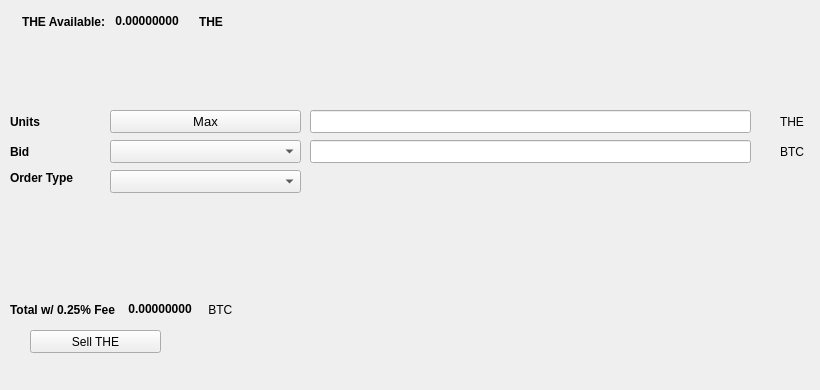
   <widget class="QWidget" name="SellTab">
    <attribute name="title">
     <string>Sell</string>
    </attribute>
    <widget class="QLabel" name="label_16">
     <property name="geometry">
      <rect>
       <x>780</x>
       <y>140</y>
       <width>31</width>
       <height>23</height>
      </rect>
     </property>
     <property name="text">
      <string>BTC</string>
     </property>
    </widget>
    <widget class="QComboBox" name="SellBidcomboBox">
     <property name="geometry">
      <rect>
       <x>110</x>
       <y>140</y>
       <width>191</width>
       <height>23</height>
      </rect>
     </property>
     <property name="font">
      <font>
       <pointsize>10</pointsize>
      </font>
     </property>
    </widget>
    <widget class="QLabel" name="label_18">
     <property name="geometry">
      <rect>
       <x>10</x>
       <y>110</y>
       <width>46</width>
       <height>23</height>
      </rect>
     </property>
     <property name="font">
      <font>
       <weight>75</weight>
       <bold>true</bold>
      </font>
     </property>
     <property name="text">
      <string>Units</string>
     </property>
    </widget>
    <widget class="QPushButton" name="Sell_Max_Amount">
     <property name="geometry">
      <rect>
       <x>110</x>
       <y>110</y>
       <width>191</width>
       <height>23</height>
      </rect>
     </property>
     <property name="font">
      <font>
       <pointsize>10</pointsize>
      </font>
     </property>
     <property name="text">
      <string>Max</string>
     </property>
    </widget>
    <widget class="QLabel" name="label_20">
     <property name="geometry">
      <rect>
       <x>10</x>
       <y>170</y>
       <width>91</width>
       <height>16</height>
      </rect>
     </property>
     <property name="font">
      <font>
       <weight>75</weight>
       <bold>true</bold>
      </font>
     </property>
     <property name="text">
      <string>Order Type</string>
     </property>
    </widget>
    <widget class="QComboBox" name="SellOrdertypeCombo">
     <property name="geometry">
      <rect>
       <x>110</x>
       <y>170</y>
       <width>191</width>
       <height>23</height>
      </rect>
     </property>
     <property name="font">
      <font>
       <pointsize>10</pointsize>
      </font>
     </property>
    </widget>
    <widget class="QLabel" name="label_21">
     <property name="geometry">
      <rect>
       <x>10</x>
       <y>140</y>
       <width>46</width>
       <height>23</height>
      </rect>
     </property>
     <property name="font">
      <font>
       <weight>75</weight>
       <bold>true</bold>
      </font>
     </property>
     <property name="text">
      <string>Bid</string>
     </property>
    </widget>
    <widget class="QLabel" name="label_22">
     <property name="geometry">
      <rect>
       <x>780</x>
       <y>110</y>
       <width>31</width>
       <height>23</height>
      </rect>
     </property>
     <property name="text">
      <string>THE</string>
     </property>
    </widget>
    <widget class="QLineEdit" name="UnitsInputTHE">
     <property name="geometry">
      <rect>
       <x>310</x>
       <y>110</y>
       <width>441</width>
       <height>23</height>
      </rect>
     </property>
     <property name="font">
      <font>
       <pointsize>9</pointsize>
       <weight>75</weight>
       <bold>true</bold>
      </font>
     </property>
    </widget>
    <widget class="QLineEdit" name="SellBidPriceEdit">
     <property name="geometry">
      <rect>
       <x>310</x>
       <y>140</y>
       <width>441</width>
       <height>23</height>
      </rect>
     </property>
     <property name="font">
      <font>
       <pointsize>9</pointsize>
       <weight>75</weight>
       <bold>true</bold>
      </font>
     </property>
    </widget>
    <widget class="QPushButton" name="SellTHEBTN">
     <property name="geometry">
      <rect>
       <x>30</x>
       <y>330</y>
       <width>131</width>
       <height>23</height>
      </rect>
     </property>
     <property name="text">
      <string>Sell THE</string>
     </property>
     <property name="icon">
      <iconset resource="../thenode">
       <normaloff>:/icons/bitcoin</normaloff>:/icons/bitcoin</iconset>
     </property>
    </widget>
    <widget class="QWidget" name="layoutWidget3">
     <property name="geometry">
      <rect>
       <x>22</x>
       <y>12</y>
       <width>258</width>
       <height>19</height>
      </rect>
     </property>
     <layout class="QHBoxLayout" name="horizontalLayout">
      <item>
       <widget class="QLabel" name="label232_2">
        <property name="font">
         <font>
          <weight>75</weight>
          <bold>true</bold>
         </font>
        </property>
        <property name="text">
         <string>THE Available:</string>
        </property>
       </widget>
      </item>
      <item>
       <widget class="QLabel" name="THEAvailableLabel">
        <property name="palette">
         <palette>
          <active>
           <colorrole role="WindowText">
            <brush brushstyle="SolidPattern">
             <color alpha="255">
              <red>0</red>
              <green>0</green>
              <blue>0</blue>
             </color>
            </brush>
           </colorrole>
           <colorrole role="Button">
            <brush brushstyle="SolidPattern">
             <color alpha="255">
              <red>0</red>
              <green>170</green>
              <blue>0</blue>
             </color>
            </brush>
           </colorrole>
           <colorrole role="Light">
            <brush brushstyle="SolidPattern">
             <color alpha="255">
              <red>0</red>
              <green>255</green>
              <blue>0</blue>
             </color>
            </brush>
           </colorrole>
           <colorrole role="Midlight">
            <brush brushstyle="SolidPattern">
             <color alpha="255">
              <red>0</red>
              <green>212</green>
              <blue>0</blue>
             </color>
            </brush>
           </colorrole>
           <colorrole role="Dark">
            <brush brushstyle="SolidPattern">
             <color alpha="255">
              <red>0</red>
              <green>85</green>
              <blue>0</blue>
             </color>
            </brush>
           </colorrole>
           <colorrole role="Mid">
            <brush brushstyle="SolidPattern">
             <color alpha="255">
              <red>0</red>
              <green>113</green>
              <blue>0</blue>
             </color>
            </brush>
           </colorrole>
           <colorrole role="Text">
            <brush brushstyle="SolidPattern">
             <color alpha="255">
              <red>0</red>
              <green>170</green>
              <blue>0</blue>
             </color>
            </brush>
           </colorrole>
           <colorrole role="BrightText">
            <brush brushstyle="SolidPattern">
             <color alpha="255">
              <red>255</red>
              <green>255</green>
              <blue>255</blue>
             </color>
            </brush>
           </colorrole>
           <colorrole role="ButtonText">
            <brush brushstyle="SolidPattern">
             <color alpha="255">
              <red>0</red>
              <green>0</green>
              <blue>0</blue>
             </color>
            </brush>
           </colorrole>
           <colorrole role="Base">
            <brush brushstyle="SolidPattern">
             <color alpha="255">
              <red>255</red>
              <green>255</green>
              <blue>255</blue>
             </color>
            </brush>
           </colorrole>
           <colorrole role="Window">
            <brush brushstyle="SolidPattern">
             <color alpha="255">
              <red>0</red>
              <green>170</green>
              <blue>0</blue>
             </color>
            </brush>
           </colorrole>
           <colorrole role="Shadow">
            <brush brushstyle="SolidPattern">
             <color alpha="255">
              <red>0</red>
              <green>0</green>
              <blue>0</blue>
             </color>
            </brush>
           </colorrole>
           <colorrole role="AlternateBase">
            <brush brushstyle="SolidPattern">
             <color alpha="255">
              <red>127</red>
              <green>212</green>
              <blue>127</blue>
             </color>
            </brush>
           </colorrole>
           <colorrole role="ToolTipBase">
            <brush brushstyle="SolidPattern">
             <color alpha="255">
              <red>255</red>
              <green>255</green>
              <blue>220</blue>
             </color>
            </brush>
           </colorrole>
           <colorrole role="ToolTipText">
            <brush brushstyle="SolidPattern">
             <color alpha="255">
              <red>0</red>
              <green>0</green>
              <blue>0</blue>
             </color>
            </brush>
           </colorrole>
          </active>
          <inactive>
           <colorrole role="WindowText">
            <brush brushstyle="SolidPattern">
             <color alpha="255">
              <red>0</red>
              <green>0</green>
              <blue>0</blue>
             </color>
            </brush>
           </colorrole>
           <colorrole role="Button">
            <brush brushstyle="SolidPattern">
             <color alpha="255">
              <red>0</red>
              <green>170</green>
              <blue>0</blue>
             </color>
            </brush>
           </colorrole>
           <colorrole role="Light">
            <brush brushstyle="SolidPattern">
             <color alpha="255">
              <red>0</red>
              <green>255</green>
              <blue>0</blue>
             </color>
            </brush>
           </colorrole>
           <colorrole role="Midlight">
            <brush brushstyle="SolidPattern">
             <color alpha="255">
              <red>0</red>
              <green>212</green>
              <blue>0</blue>
             </color>
            </brush>
           </colorrole>
           <colorrole role="Dark">
            <brush brushstyle="SolidPattern">
             <color alpha="255">
              <red>0</red>
              <green>85</green>
              <blue>0</blue>
             </color>
            </brush>
           </colorrole>
           <colorrole role="Mid">
            <brush brushstyle="SolidPattern">
             <color alpha="255">
              <red>0</red>
              <green>113</green>
              <blue>0</blue>
             </color>
            </brush>
           </colorrole>
           <colorrole role="Text">
            <brush brushstyle="SolidPattern">
             <color alpha="255">
              <red>0</red>
              <green>170</green>
              <blue>0</blue>
             </color>
            </brush>
           </colorrole>
           <colorrole role="BrightText">
            <brush brushstyle="SolidPattern">
             <color alpha="255">
              <red>255</red>
              <green>255</green>
              <blue>255</blue>
             </color>
            </brush>
           </colorrole>
           <colorrole role="ButtonText">
            <brush brushstyle="SolidPattern">
             <color alpha="255">
              <red>0</red>
              <green>0</green>
              <blue>0</blue>
             </color>
            </brush>
           </colorrole>
           <colorrole role="Base">
            <brush brushstyle="SolidPattern">
             <color alpha="255">
              <red>255</red>
              <green>255</green>
              <blue>255</blue>
             </color>
            </brush>
           </colorrole>
           <colorrole role="Window">
            <brush brushstyle="SolidPattern">
             <color alpha="255">
              <red>0</red>
              <green>170</green>
              <blue>0</blue>
             </color>
            </brush>
           </colorrole>
           <colorrole role="Shadow">
            <brush brushstyle="SolidPattern">
             <color alpha="255">
              <red>0</red>
              <green>0</green>
              <blue>0</blue>
             </color>
            </brush>
           </colorrole>
           <colorrole role="AlternateBase">
            <brush brushstyle="SolidPattern">
             <color alpha="255">
              <red>127</red>
              <green>212</green>
              <blue>127</blue>
             </color>
            </brush>
           </colorrole>
           <colorrole role="ToolTipBase">
            <brush brushstyle="SolidPattern">
             <color alpha="255">
              <red>255</red>
              <green>255</green>
              <blue>220</blue>
             </color>
            </brush>
           </colorrole>
           <colorrole role="ToolTipText">
            <brush brushstyle="SolidPattern">
             <color alpha="255">
              <red>0</red>
              <green>0</green>
              <blue>0</blue>
             </color>
            </brush>
           </colorrole>
          </inactive>
          <disabled>
           <colorrole role="WindowText">
            <brush brushstyle="SolidPattern">
             <color alpha="255">
              <red>0</red>
              <green>85</green>
              <blue>0</blue>
             </color>
            </brush>
           </colorrole>
           <colorrole role="Button">
            <brush brushstyle="SolidPattern">
             <color alpha="255">
              <red>0</red>
              <green>170</green>
              <blue>0</blue>
             </color>
            </brush>
           </colorrole>
           <colorrole role="Light">
            <brush brushstyle="SolidPattern">
             <color alpha="255">
              <red>0</red>
              <green>255</green>
              <blue>0</blue>
             </color>
            </brush>
           </colorrole>
           <colorrole role="Midlight">
            <brush brushstyle="SolidPattern">
             <color alpha="255">
              <red>0</red>
              <green>212</green>
              <blue>0</blue>
             </color>
            </brush>
           </colorrole>
           <colorrole role="Dark">
            <brush brushstyle="SolidPattern">
             <color alpha="255">
              <red>0</red>
              <green>85</green>
              <blue>0</blue>
             </color>
            </brush>
           </colorrole>
           <colorrole role="Mid">
            <brush brushstyle="SolidPattern">
             <color alpha="255">
              <red>0</red>
              <green>113</green>
              <blue>0</blue>
             </color>
            </brush>
           </colorrole>
           <colorrole role="Text">
            <brush brushstyle="SolidPattern">
             <color alpha="255">
              <red>0</red>
              <green>85</green>
              <blue>0</blue>
             </color>
            </brush>
           </colorrole>
           <colorrole role="BrightText">
            <brush brushstyle="SolidPattern">
             <color alpha="255">
              <red>255</red>
              <green>255</green>
              <blue>255</blue>
             </color>
            </brush>
           </colorrole>
           <colorrole role="ButtonText">
            <brush brushstyle="SolidPattern">
             <color alpha="255">
              <red>0</red>
              <green>85</green>
              <blue>0</blue>
             </color>
            </brush>
           </colorrole>
           <colorrole role="Base">
            <brush brushstyle="SolidPattern">
             <color alpha="255">
              <red>0</red>
              <green>170</green>
              <blue>0</blue>
             </color>
            </brush>
           </colorrole>
           <colorrole role="Window">
            <brush brushstyle="SolidPattern">
             <color alpha="255">
              <red>0</red>
              <green>170</green>
              <blue>0</blue>
             </color>
            </brush>
           </colorrole>
           <colorrole role="Shadow">
            <brush brushstyle="SolidPattern">
             <color alpha="255">
              <red>0</red>
              <green>0</green>
              <blue>0</blue>
             </color>
            </brush>
           </colorrole>
           <colorrole role="AlternateBase">
            <brush brushstyle="SolidPattern">
             <color alpha="255">
              <red>0</red>
              <green>170</green>
              <blue>0</blue>
             </color>
            </brush>
           </colorrole>
           <colorrole role="ToolTipBase">
            <brush brushstyle="SolidPattern">
             <color alpha="255">
              <red>255</red>
              <green>255</green>
              <blue>220</blue>
             </color>
            </brush>
           </colorrole>
           <colorrole role="ToolTipText">
            <brush brushstyle="SolidPattern">
             <color alpha="255">
              <red>0</red>
              <green>0</green>
              <blue>0</blue>
             </color>
            </brush>
           </colorrole>
          </disabled>
         </palette>
        </property>
        <property name="font">
         <font>
          <weight>75</weight>
          <bold>true</bold>
         </font>
        </property>
        <property name="text">
         <string> 0.00000000 </string>
        </property>
        <property name="textInteractionFlags">
         <set>Qt::LinksAccessibleByMouse|Qt::TextSelectableByKeyboard|Qt::TextSelectableByMouse</set>
        </property>
       </widget>
      </item>
      <item>
       <widget class="QLabel" name="labelTHE">
        <property name="font">
         <font>
          <weight>75</weight>
          <bold>true</bold>
         </font>
        </property>
        <property name="text">
         <string>THE</string>
        </property>
       </widget>
      </item>
     </layout>
    </widget>
    <widget class="QWidget" name="layoutWidget">
     <property name="geometry">
      <rect>
       <x>10</x>
       <y>300</y>
       <width>268</width>
       <height>19</height>
      </rect>
     </property>
     <layout class="QHBoxLayout" name="horizontalLayout_2">
      <item>
       <widget class="QLabel" name="label_19">
        <property name="font">
         <font>
          <weight>75</weight>
          <bold>true</bold>
         </font>
        </property>
        <property name="text">
         <string>Total w/ 0.25% Fee </string>
        </property>
       </widget>
      </item>
      <item>
       <widget class="QLabel" name="SellCostLabel">
        <property name="palette">
         <palette>
          <active>
           <colorrole role="WindowText">
            <brush brushstyle="SolidPattern">
             <color alpha="255">
              <red>0</red>
              <green>0</green>
              <blue>0</blue>
             </color>
            </brush>
           </colorrole>
           <colorrole role="Button">
            <brush brushstyle="SolidPattern">
             <color alpha="255">
              <red>0</red>
              <green>170</green>
              <blue>0</blue>
             </color>
            </brush>
           </colorrole>
           <colorrole role="Light">
            <brush brushstyle="SolidPattern">
             <color alpha="255">
              <red>0</red>
              <green>255</green>
              <blue>0</blue>
             </color>
            </brush>
           </colorrole>
           <colorrole role="Midlight">
            <brush brushstyle="SolidPattern">
             <color alpha="255">
              <red>0</red>
              <green>212</green>
              <blue>0</blue>
             </color>
            </brush>
           </colorrole>
           <colorrole role="Dark">
            <brush brushstyle="SolidPattern">
             <color alpha="255">
              <red>0</red>
              <green>85</green>
              <blue>0</blue>
             </color>
            </brush>
           </colorrole>
           <colorrole role="Mid">
            <brush brushstyle="SolidPattern">
             <color alpha="255">
              <red>0</red>
              <green>113</green>
              <blue>0</blue>
             </color>
            </brush>
           </colorrole>
           <colorrole role="Text">
            <brush brushstyle="SolidPattern">
             <color alpha="255">
              <red>0</red>
              <green>170</green>
              <blue>0</blue>
             </color>
            </brush>
           </colorrole>
           <colorrole role="BrightText">
            <brush brushstyle="SolidPattern">
             <color alpha="255">
              <red>255</red>
              <green>255</green>
              <blue>255</blue>
             </color>
            </brush>
           </colorrole>
           <colorrole role="ButtonText">
            <brush brushstyle="SolidPattern">
             <color alpha="255">
              <red>0</red>
              <green>0</green>
              <blue>0</blue>
             </color>
            </brush>
           </colorrole>
           <colorrole role="Base">
            <brush brushstyle="SolidPattern">
             <color alpha="255">
              <red>255</red>
              <green>255</green>
              <blue>255</blue>
             </color>
            </brush>
           </colorrole>
           <colorrole role="Window">
            <brush brushstyle="SolidPattern">
             <color alpha="255">
              <red>0</red>
              <green>170</green>
              <blue>0</blue>
             </color>
            </brush>
           </colorrole>
           <colorrole role="Shadow">
            <brush brushstyle="SolidPattern">
             <color alpha="255">
              <red>0</red>
              <green>0</green>
              <blue>0</blue>
             </color>
            </brush>
           </colorrole>
           <colorrole role="AlternateBase">
            <brush brushstyle="SolidPattern">
             <color alpha="255">
              <red>127</red>
              <green>212</green>
              <blue>127</blue>
             </color>
            </brush>
           </colorrole>
           <colorrole role="ToolTipBase">
            <brush brushstyle="SolidPattern">
             <color alpha="255">
              <red>255</red>
              <green>255</green>
              <blue>220</blue>
             </color>
            </brush>
           </colorrole>
           <colorrole role="ToolTipText">
            <brush brushstyle="SolidPattern">
             <color alpha="255">
              <red>0</red>
              <green>0</green>
              <blue>0</blue>
             </color>
            </brush>
           </colorrole>
          </active>
          <inactive>
           <colorrole role="WindowText">
            <brush brushstyle="SolidPattern">
             <color alpha="255">
              <red>0</red>
              <green>0</green>
              <blue>0</blue>
             </color>
            </brush>
           </colorrole>
           <colorrole role="Button">
            <brush brushstyle="SolidPattern">
             <color alpha="255">
              <red>0</red>
              <green>170</green>
              <blue>0</blue>
             </color>
            </brush>
           </colorrole>
           <colorrole role="Light">
            <brush brushstyle="SolidPattern">
             <color alpha="255">
              <red>0</red>
              <green>255</green>
              <blue>0</blue>
             </color>
            </brush>
           </colorrole>
           <colorrole role="Midlight">
            <brush brushstyle="SolidPattern">
             <color alpha="255">
              <red>0</red>
              <green>212</green>
              <blue>0</blue>
             </color>
            </brush>
           </colorrole>
           <colorrole role="Dark">
            <brush brushstyle="SolidPattern">
             <color alpha="255">
              <red>0</red>
              <green>85</green>
              <blue>0</blue>
             </color>
            </brush>
           </colorrole>
           <colorrole role="Mid">
            <brush brushstyle="SolidPattern">
             <color alpha="255">
              <red>0</red>
              <green>113</green>
              <blue>0</blue>
             </color>
            </brush>
           </colorrole>
           <colorrole role="Text">
            <brush brushstyle="SolidPattern">
             <color alpha="255">
              <red>0</red>
              <green>170</green>
              <blue>0</blue>
             </color>
            </brush>
           </colorrole>
           <colorrole role="BrightText">
            <brush brushstyle="SolidPattern">
             <color alpha="255">
              <red>255</red>
              <green>255</green>
              <blue>255</blue>
             </color>
            </brush>
           </colorrole>
           <colorrole role="ButtonText">
            <brush brushstyle="SolidPattern">
             <color alpha="255">
              <red>0</red>
              <green>0</green>
              <blue>0</blue>
             </color>
            </brush>
           </colorrole>
           <colorrole role="Base">
            <brush brushstyle="SolidPattern">
             <color alpha="255">
              <red>255</red>
              <green>255</green>
              <blue>255</blue>
             </color>
            </brush>
           </colorrole>
           <colorrole role="Window">
            <brush brushstyle="SolidPattern">
             <color alpha="255">
              <red>0</red>
              <green>170</green>
              <blue>0</blue>
             </color>
            </brush>
           </colorrole>
           <colorrole role="Shadow">
            <brush brushstyle="SolidPattern">
             <color alpha="255">
              <red>0</red>
              <green>0</green>
              <blue>0</blue>
             </color>
            </brush>
           </colorrole>
           <colorrole role="AlternateBase">
            <brush brushstyle="SolidPattern">
             <color alpha="255">
              <red>127</red>
              <green>212</green>
              <blue>127</blue>
             </color>
            </brush>
           </colorrole>
           <colorrole role="ToolTipBase">
            <brush brushstyle="SolidPattern">
             <color alpha="255">
              <red>255</red>
              <green>255</green>
              <blue>220</blue>
             </color>
            </brush>
           </colorrole>
           <colorrole role="ToolTipText">
            <brush brushstyle="SolidPattern">
             <color alpha="255">
              <red>0</red>
              <green>0</green>
              <blue>0</blue>
             </color>
            </brush>
           </colorrole>
          </inactive>
          <disabled>
           <colorrole role="WindowText">
            <brush brushstyle="SolidPattern">
             <color alpha="255">
              <red>0</red>
              <green>85</green>
              <blue>0</blue>
             </color>
            </brush>
           </colorrole>
           <colorrole role="Button">
            <brush brushstyle="SolidPattern">
             <color alpha="255">
              <red>0</red>
              <green>170</green>
              <blue>0</blue>
             </color>
            </brush>
           </colorrole>
           <colorrole role="Light">
            <brush brushstyle="SolidPattern">
             <color alpha="255">
              <red>0</red>
              <green>255</green>
              <blue>0</blue>
             </color>
            </brush>
           </colorrole>
           <colorrole role="Midlight">
            <brush brushstyle="SolidPattern">
             <color alpha="255">
              <red>0</red>
              <green>212</green>
              <blue>0</blue>
             </color>
            </brush>
           </colorrole>
           <colorrole role="Dark">
            <brush brushstyle="SolidPattern">
             <color alpha="255">
              <red>0</red>
              <green>85</green>
              <blue>0</blue>
             </color>
            </brush>
           </colorrole>
           <colorrole role="Mid">
            <brush brushstyle="SolidPattern">
             <color alpha="255">
              <red>0</red>
              <green>113</green>
              <blue>0</blue>
             </color>
            </brush>
           </colorrole>
           <colorrole role="Text">
            <brush brushstyle="SolidPattern">
             <color alpha="255">
              <red>0</red>
              <green>85</green>
              <blue>0</blue>
             </color>
            </brush>
           </colorrole>
           <colorrole role="BrightText">
            <brush brushstyle="SolidPattern">
             <color alpha="255">
              <red>255</red>
              <green>255</green>
              <blue>255</blue>
             </color>
            </brush>
           </colorrole>
           <colorrole role="ButtonText">
            <brush brushstyle="SolidPattern">
             <color alpha="255">
              <red>0</red>
              <green>85</green>
              <blue>0</blue>
             </color>
            </brush>
           </colorrole>
           <colorrole role="Base">
            <brush brushstyle="SolidPattern">
             <color alpha="255">
              <red>0</red>
              <green>170</green>
              <blue>0</blue>
             </color>
            </brush>
           </colorrole>
           <colorrole role="Window">
            <brush brushstyle="SolidPattern">
             <color alpha="255">
              <red>0</red>
              <green>170</green>
              <blue>0</blue>
             </color>
            </brush>
           </colorrole>
           <colorrole role="Shadow">
            <brush brushstyle="SolidPattern">
             <color alpha="255">
              <red>0</red>
              <green>0</green>
              <blue>0</blue>
             </color>
            </brush>
           </colorrole>
           <colorrole role="AlternateBase">
            <brush brushstyle="SolidPattern">
             <color alpha="255">
              <red>0</red>
              <green>170</green>
              <blue>0</blue>
             </color>
            </brush>
           </colorrole>
           <colorrole role="ToolTipBase">
            <brush brushstyle="SolidPattern">
             <color alpha="255">
              <red>255</red>
              <green>255</green>
              <blue>220</blue>
             </color>
            </brush>
           </colorrole>
           <colorrole role="ToolTipText">
            <brush brushstyle="SolidPattern">
             <color alpha="255">
              <red>0</red>
              <green>0</green>
              <blue>0</blue>
             </color>
            </brush>
           </colorrole>
          </disabled>
         </palette>
        </property>
        <property name="font">
         <font>
          <weight>75</weight>
          <bold>true</bold>
         </font>
        </property>
        <property name="autoFillBackground">
         <bool>false</bool>
        </property>
        <property name="text">
         <string> 0.00000000</string>
        </property>
        <property name="textInteractionFlags">
         <set>Qt::LinksAccessibleByMouse|Qt::TextSelectableByMouse</set>
        </property>
       </widget>
      </item>
      <item>
       <widget class="QLabel" name="label_17">
        <property name="font">
         <font>
          <weight>50</weight>
          <bold>false</bold>
         </font>
        </property>
        <property name="text">
         <string> BTC</string>
        </property>
       </widget>
      </item>
     </layout>
    </widget>
    <widget class="QLabel" name="label_23">
     <property name="geometry">
      <rect>
       <x>460</x>
       <y>300</y>
       <width>281</width>
       <height>81</height>
      </rect>
     </property>
     <property name="text">
      <string/>
     </property>
     <property name="pixmap">
      <pixmap>:/images/bittrex</pixmap>
     </property>
    </widget>
   </widget>
